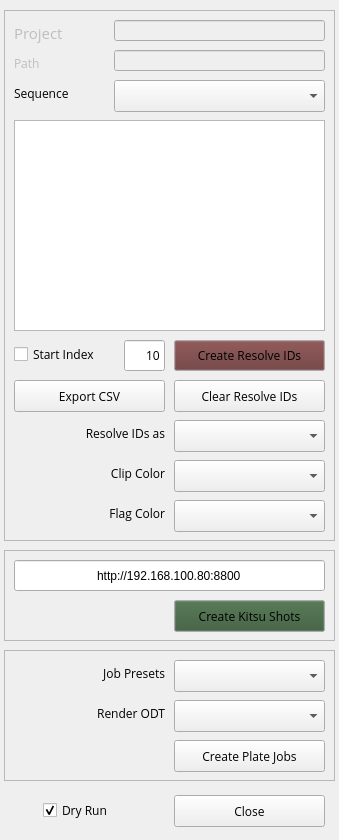
<?xml version="1.0" encoding="UTF-8"?>
<ui version="4.0">
 <class>main_window</class>
 <widget class="QWidget" name="main_window">
  <property name="geometry">
   <rect>
    <x>0</x>
    <y>0</y>
    <width>339</width>
    <height>840</height>
   </rect>
  </property>
  <property name="windowTitle">
   <string>main_window</string>
  </property>
  <widget class="QFrame" name="frame_shots">
   <property name="geometry">
    <rect>
     <x>4</x>
     <y>10</y>
     <width>331</width>
     <height>531</height>
    </rect>
   </property>
   <property name="font">
    <font>
     <family>Open Sans</family>
    </font>
   </property>
   <property name="frameShape">
    <enum>QFrame::StyledPanel</enum>
   </property>
   <property name="frameShadow">
    <enum>QFrame::Raised</enum>
   </property>
   <widget class="QTextEdit" name="messages_TE">
    <property name="geometry">
     <rect>
      <x>10</x>
      <y>110</y>
      <width>311</width>
      <height>211</height>
     </rect>
    </property>
    <property name="font">
     <font>
      <family>Courier 10 Pitch</family>
      <pointsize>8</pointsize>
     </font>
    </property>
    <property name="readOnly">
     <bool>true</bool>
    </property>
   </widget>
   <widget class="QLabel" name="seq_LB">
    <property name="geometry">
     <rect>
      <x>10</x>
      <y>70</y>
      <width>71</width>
      <height>26</height>
     </rect>
    </property>
    <property name="font">
     <font>
      <family>Open Sans</family>
     </font>
    </property>
    <property name="text">
     <string>Sequence</string>
    </property>
   </widget>
   <widget class="QComboBox" name="seq_CB">
    <property name="geometry">
     <rect>
      <x>110</x>
      <y>70</y>
      <width>211</width>
      <height>32</height>
     </rect>
    </property>
    <property name="font">
     <font>
      <family>Open Sans</family>
     </font>
    </property>
   </widget>
   <widget class="QLabel" name="proj_LB">
    <property name="enabled">
     <bool>false</bool>
    </property>
    <property name="geometry">
     <rect>
      <x>10</x>
      <y>10</y>
      <width>71</width>
      <height>26</height>
     </rect>
    </property>
    <property name="font">
     <font>
      <family>Open Sans</family>
      <pointsize>11</pointsize>
     </font>
    </property>
    <property name="text">
     <string>Project</string>
    </property>
   </widget>
   <widget class="QLineEdit" name="proj_TE">
    <property name="enabled">
     <bool>false</bool>
    </property>
    <property name="geometry">
     <rect>
      <x>110</x>
      <y>10</y>
      <width>211</width>
      <height>21</height>
     </rect>
    </property>
    <property name="font">
     <font>
      <family>Open Sans</family>
     </font>
    </property>
    <property name="text">
     <string/>
    </property>
   </widget>
   <widget class="QLineEdit" name="root_TE">
    <property name="enabled">
     <bool>false</bool>
    </property>
    <property name="geometry">
     <rect>
      <x>110</x>
      <y>40</y>
      <width>211</width>
      <height>21</height>
     </rect>
    </property>
    <property name="font">
     <font>
      <family>Open Sans</family>
     </font>
    </property>
    <property name="text">
     <string/>
    </property>
   </widget>
   <widget class="QLabel" name="rootj_LB">
    <property name="enabled">
     <bool>false</bool>
    </property>
    <property name="geometry">
     <rect>
      <x>10</x>
      <y>40</y>
      <width>41</width>
      <height>26</height>
     </rect>
    </property>
    <property name="font">
     <font>
      <family>Open Sans</family>
     </font>
    </property>
    <property name="text">
     <string>Path</string>
    </property>
   </widget>
   <widget class="QPushButton" name="resolveshots_BT">
    <property name="geometry">
     <rect>
      <x>170</x>
      <y>330</y>
      <width>151</width>
      <height>31</height>
     </rect>
    </property>
    <property name="palette">
     <palette>
      <active>
       <colorrole role="Button">
        <brush brushstyle="SolidPattern">
         <color alpha="255">
          <red>104</red>
          <green>52</green>
          <blue>52</blue>
         </color>
        </brush>
       </colorrole>
      </active>
      <inactive>
       <colorrole role="Button">
        <brush brushstyle="SolidPattern">
         <color alpha="255">
          <red>104</red>
          <green>52</green>
          <blue>52</blue>
         </color>
        </brush>
       </colorrole>
      </inactive>
      <disabled>
       <colorrole role="Button">
        <brush brushstyle="SolidPattern">
         <color alpha="255">
          <red>104</red>
          <green>52</green>
          <blue>52</blue>
         </color>
        </brush>
       </colorrole>
      </disabled>
     </palette>
    </property>
    <property name="font">
     <font>
      <family>Open Sans</family>
     </font>
    </property>
    <property name="text">
     <string>Create Resolve IDs</string>
    </property>
   </widget>
   <widget class="QComboBox" name="clipcolor_CB">
    <property name="geometry">
     <rect>
      <x>170</x>
      <y>450</y>
      <width>151</width>
      <height>32</height>
     </rect>
    </property>
    <property name="font">
     <font>
      <family>Open Sans</family>
     </font>
    </property>
   </widget>
   <widget class="QLabel" name="clipcolor_LB">
    <property name="geometry">
     <rect>
      <x>10</x>
      <y>450</y>
      <width>151</width>
      <height>26</height>
     </rect>
    </property>
    <property name="font">
     <font>
      <family>Open Sans</family>
     </font>
    </property>
    <property name="text">
     <string>Clip Color</string>
    </property>
    <property name="alignment">
     <set>Qt::AlignRight|Qt::AlignTrailing|Qt::AlignVCenter</set>
    </property>
   </widget>
   <widget class="QComboBox" name="flag_CB">
    <property name="geometry">
     <rect>
      <x>170</x>
      <y>490</y>
      <width>151</width>
      <height>32</height>
     </rect>
    </property>
    <property name="font">
     <font>
      <family>Open Sans</family>
     </font>
    </property>
   </widget>
   <widget class="QLabel" name="flag_LB">
    <property name="geometry">
     <rect>
      <x>20</x>
      <y>490</y>
      <width>141</width>
      <height>26</height>
     </rect>
    </property>
    <property name="font">
     <font>
      <family>Open Sans</family>
     </font>
    </property>
    <property name="layoutDirection">
     <enum>Qt::LeftToRight</enum>
    </property>
    <property name="text">
     <string>Flag Color</string>
    </property>
    <property name="alignment">
     <set>Qt::AlignRight|Qt::AlignTrailing|Qt::AlignVCenter</set>
    </property>
   </widget>
   <widget class="QPushButton" name="export_csv_BT">
    <property name="geometry">
     <rect>
      <x>10</x>
      <y>370</y>
      <width>151</width>
      <height>32</height>
     </rect>
    </property>
    <property name="font">
     <font>
      <family>Open Sans</family>
     </font>
    </property>
    <property name="text">
     <string>Export CSV</string>
    </property>
   </widget>
   <widget class="QPushButton" name="clearRIDs_BT">
    <property name="geometry">
     <rect>
      <x>170</x>
      <y>370</y>
      <width>151</width>
      <height>32</height>
     </rect>
    </property>
    <property name="font">
     <font>
      <family>Open Sans</family>
     </font>
    </property>
    <property name="text">
     <string>Clear Resolve IDs</string>
    </property>
   </widget>
   <widget class="QComboBox" name="createas_CB">
    <property name="geometry">
     <rect>
      <x>170</x>
      <y>410</y>
      <width>151</width>
      <height>32</height>
     </rect>
    </property>
    <property name="font">
     <font>
      <family>Open Sans</family>
     </font>
    </property>
   </widget>
   <widget class="QLabel" name="resolveid_LB">
    <property name="geometry">
     <rect>
      <x>20</x>
      <y>410</y>
      <width>141</width>
      <height>26</height>
     </rect>
    </property>
    <property name="font">
     <font>
      <family>Open Sans</family>
     </font>
    </property>
    <property name="text">
     <string>Resolve IDs as</string>
    </property>
    <property name="alignment">
     <set>Qt::AlignRight|Qt::AlignTrailing|Qt::AlignVCenter</set>
    </property>
   </widget>
   <widget class="QCheckBox" name="start_index_CKB">
    <property name="enabled">
     <bool>true</bool>
    </property>
    <property name="geometry">
     <rect>
      <x>10</x>
      <y>334</y>
      <width>101</width>
      <height>20</height>
     </rect>
    </property>
    <property name="font">
     <font>
      <family>Open Sans</family>
     </font>
    </property>
    <property name="text">
     <string>Start Index</string>
    </property>
    <property name="checked">
     <bool>false</bool>
    </property>
   </widget>
   <widget class="QLineEdit" name="start_index_LE">
    <property name="geometry">
     <rect>
      <x>120</x>
      <y>330</y>
      <width>41</width>
      <height>31</height>
     </rect>
    </property>
    <property name="text">
     <string>10</string>
    </property>
    <property name="alignment">
     <set>Qt::AlignRight|Qt::AlignTrailing|Qt::AlignVCenter</set>
    </property>
   </widget>
  </widget>
  <widget class="QFrame" name="frame_plates">
   <property name="geometry">
    <rect>
     <x>4</x>
     <y>650</y>
     <width>331</width>
     <height>131</height>
    </rect>
   </property>
   <property name="font">
    <font>
     <family>Open Sans</family>
    </font>
   </property>
   <property name="frameShape">
    <enum>QFrame::StyledPanel</enum>
   </property>
   <property name="frameShadow">
    <enum>QFrame::Raised</enum>
   </property>
   <widget class="QPushButton" name="renderjobs_BT">
    <property name="enabled">
     <bool>true</bool>
    </property>
    <property name="geometry">
     <rect>
      <x>170</x>
      <y>90</y>
      <width>151</width>
      <height>32</height>
     </rect>
    </property>
    <property name="font">
     <font>
      <family>Open Sans</family>
     </font>
    </property>
    <property name="text">
     <string>Create Plate Jobs</string>
    </property>
   </widget>
   <widget class="QComboBox" name="odt_CB">
    <property name="geometry">
     <rect>
      <x>170</x>
      <y>50</y>
      <width>151</width>
      <height>32</height>
     </rect>
    </property>
    <property name="font">
     <font>
      <family>Open Sans</family>
     </font>
    </property>
   </widget>
   <widget class="QLabel" name="odt_LB">
    <property name="geometry">
     <rect>
      <x>10</x>
      <y>50</y>
      <width>151</width>
      <height>26</height>
     </rect>
    </property>
    <property name="font">
     <font>
      <family>Open Sans</family>
     </font>
    </property>
    <property name="text">
     <string>Render ODT</string>
    </property>
    <property name="alignment">
     <set>Qt::AlignRight|Qt::AlignTrailing|Qt::AlignVCenter</set>
    </property>
   </widget>
   <widget class="QLabel" name="job_presets_LB">
    <property name="geometry">
     <rect>
      <x>10</x>
      <y>10</y>
      <width>151</width>
      <height>26</height>
     </rect>
    </property>
    <property name="font">
     <font>
      <family>Open Sans</family>
     </font>
    </property>
    <property name="text">
     <string>Job Presets</string>
    </property>
    <property name="alignment">
     <set>Qt::AlignRight|Qt::AlignTrailing|Qt::AlignVCenter</set>
    </property>
   </widget>
   <widget class="QComboBox" name="job_presets_CB">
    <property name="geometry">
     <rect>
      <x>170</x>
      <y>10</y>
      <width>151</width>
      <height>32</height>
     </rect>
    </property>
    <property name="font">
     <font>
      <family>Open Sans</family>
     </font>
    </property>
   </widget>
  </widget>
  <widget class="QPushButton" name="close_BT">
   <property name="geometry">
    <rect>
     <x>174</x>
     <y>795</y>
     <width>151</width>
     <height>32</height>
    </rect>
   </property>
   <property name="font">
    <font>
     <family>Open Sans</family>
    </font>
   </property>
   <property name="text">
    <string>Close</string>
   </property>
  </widget>
  <widget class="QCheckBox" name="dryrun_CKB">
   <property name="geometry">
    <rect>
     <x>43</x>
     <y>800</y>
     <width>81</width>
     <height>20</height>
    </rect>
   </property>
   <property name="font">
    <font>
     <family>Open Sans</family>
    </font>
   </property>
   <property name="text">
    <string>Dry Run</string>
   </property>
   <property name="checked">
    <bool>true</bool>
   </property>
  </widget>
  <widget class="QFrame" name="frame_kitsu">
   <property name="geometry">
    <rect>
     <x>4</x>
     <y>550</y>
     <width>331</width>
     <height>91</height>
    </rect>
   </property>
   <property name="frameShape">
    <enum>QFrame::StyledPanel</enum>
   </property>
   <property name="frameShadow">
    <enum>QFrame::Raised</enum>
   </property>
   <widget class="QPushButton" name="kitsushots_BT">
    <property name="geometry">
     <rect>
      <x>170</x>
      <y>50</y>
      <width>151</width>
      <height>32</height>
     </rect>
    </property>
    <property name="palette">
     <palette>
      <active>
       <colorrole role="Button">
        <brush brushstyle="SolidPattern">
         <color alpha="255">
          <red>55</red>
          <green>88</green>
          <blue>55</blue>
         </color>
        </brush>
       </colorrole>
      </active>
      <inactive>
       <colorrole role="Button">
        <brush brushstyle="SolidPattern">
         <color alpha="255">
          <red>55</red>
          <green>88</green>
          <blue>55</blue>
         </color>
        </brush>
       </colorrole>
      </inactive>
      <disabled>
       <colorrole role="Button">
        <brush brushstyle="SolidPattern">
         <color alpha="255">
          <red>55</red>
          <green>88</green>
          <blue>55</blue>
         </color>
        </brush>
       </colorrole>
      </disabled>
     </palette>
    </property>
    <property name="font">
     <font>
      <family>Open Sans</family>
     </font>
    </property>
    <property name="text">
     <string>Create Kitsu Shots</string>
    </property>
   </widget>
   <widget class="QLineEdit" name="kitsuURL">
    <property name="geometry">
     <rect>
      <x>10</x>
      <y>10</y>
      <width>311</width>
      <height>31</height>
     </rect>
    </property>
    <property name="toolTip">
     <string>Kitsu URL</string>
    </property>
    <property name="text">
     <string>http://192.168.100.80:8800</string>
    </property>
    <property name="alignment">
     <set>Qt::AlignCenter</set>
    </property>
   </widget>
  </widget>
 </widget>
 <resources/>
 <connections/>
</ui>
